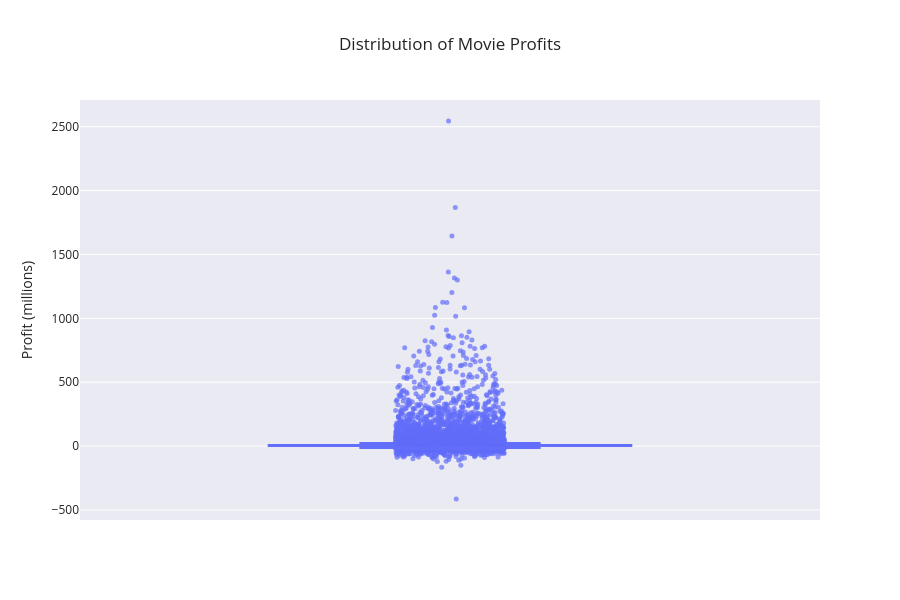

This figure's notebook cell:
### Code cell
fig = px.box(
    movies_cleaned,
    y = "profit (millions)",
    points = "outliers",              # show every movie as a point
    hover_name = "original_title",        
    hover_data={
        "profit (millions)": ":.1f"
    },
    title = "Distribution of Movie Profits"
)

fig.update_traces(
    jitter=0.3,
    pointpos=0,
    marker=dict(
        size=5,
        opacity=0.7
    )
)

fig.update_layout(
    xaxis_title = None,
    yaxis_title = "Profit (millions)",
    template = "seaborn",
    height = 600
)

fig.update_xaxes(
    showticklabels=False,
    showgrid=False
)

fig.show()

### Figure 1 — Plotly figure (JSON) as saved in the notebook; plotly's stock layout.template omitted (floating-point values rounded to 4 significant figures; data arrays with more than 128 entries replaced by an {"elided": "..."} marker saying what was removed)
{"data": [{"alignmentgroup": "True", "boxpoints": "outliers", "hovertemplate": "<b>%{hovertext}</b><br><br>profit (millions)=%{y:.1f}<extra></extra>", "hovertext": {"elided": "10800 str values"}, "jitter": 0.3, "legendgroup": "", "marker": {"color": "#636efa", "opacity": 0.7, "size": 5}, "name": "", "notched": false, "offsetgroup": "", "orientation": "v", "pointpos": 0, "showlegend": false, "type": "box", "x0": " ", "xaxis": "x", "y": {"elided": "10800 float values"}, "y0": " ", "yaxis": "y"}], "layout": {"boxmode": "group", "height": 600, "legend": {"tracegroupgap": 0}, "title": {"text": "Distribution of Movie Profits"}, "xaxis": {"anchor": "y", "domain": [0, 1], "showgrid": false, "showticklabels": false, "title": {}}, "yaxis": {"anchor": "x", "domain": [0, 1], "title": {"text": "Profit (millions)"}}}}
